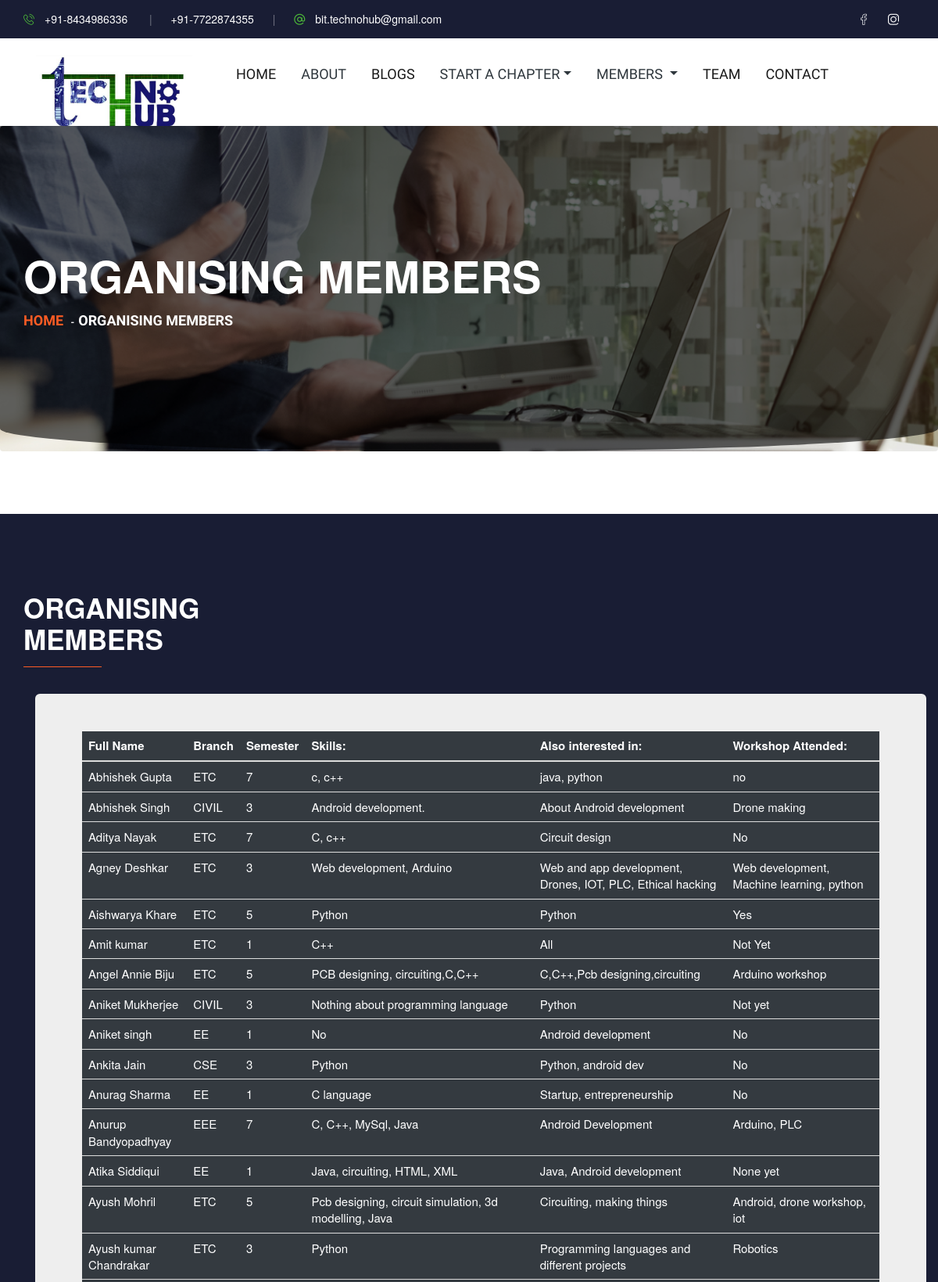
/selected_users_new/ (upper part), run on the app's committed database.
### appTwo/models.py (models this page shows, shortened)
class org_team(models.Model):
    first_name = models.CharField(max_length = 256,verbose_name = 'Full Name')
    contact = models.IntegerField(verbose_name = 'Contact no.:')
    email = models.EmailField(max_length = 264,unique = True,verbose_name = 'Email Id.:')
    semester = models.CharField(max_length=1, choices=MY_CHOICES,verbose_name = 'Semester')
    branch = models.CharField(max_length=5, choices=BRANCH,verbose_name = 'Branch')
    skills = models.CharField(max_length = 10000,verbose_name = 'What you Know?:',help_text = '(e.g. Python,Java,PCB designing,Circuiting,Android Development....etc....)')
    interest = models.CharField(max_length = 10000,verbose_name = 'What are you interested in?:',help_text = '(e.g. Python,Java,PCB designing,Circuiting,Android Development....etc....)')
    workshop = models.CharField(max_length = 10000,verbose_name = 'Attended any workshop?:',help_text = '(e.g.Android development,Drone making,Robotics....etc..)')
    link = models.CharField(max_length = 10000,verbose_name = 'What Projects done till now?:',help_text = '(also give link if uploaded on social sites)')
    paid = models.CharField(max_length=5, choices=CHOICES,verbose_name = 'PAID',default='NO')

### appTwo/views.py (the view)
# urls.py: path('selected_users_new/',views.selected_users_new, name='selected_users_new'),
def selected_users_new(request):
    user_list = org_team.objects.order_by('first_name')
    user_dict = {'org_teams': user_list}
    return render(request,'org_members.html',context=user_dict)

### appTwo/templates/org_members.html (shortened to what this page needs)
<!doctype html>
{% load static %}
<html lang="en">
<head>
      <link rel="stylesheet" href="https://cdnjs.cloudflare.com/ajax/libs/font-awesome/4.7.0/css/font-awesome.min.css">
      <link rel="stylesheet" href="{% static "css/bootstrap.min.css" %}">
      <link rel="stylesheet" href="{% static "css/animate.css" %}">
      <link rel="stylesheet" href="{% static "css/owl.carousel.min.css" %}">
      <link rel="stylesheet" href="{% static "css/themify-icons.css" %}">
      <link rel="stylesheet" href="{% static "css/flaticon.css" %}">
      <link rel="stylesheet" href="{% static "css/magnific-popup.css" %}">
      <link rel="stylesheet" href="{% static "css/slick.css" %}">
      <link rel="stylesheet" href="{% static "css/style.css" %}">
      <link rel="stylesheet" href="https://stackpath.bootstrapcdn.com/bootstrap/3.4.1/css/bootstrap.min.css">
      <link rel="stylesheet" href="https://stackpath.bootstrapcdn.com/bootstrap/3.4.1/css/bootstrap-theme.min.css">
</head>
<body>
    <header class="main_menu">
        <div class="sub_menu">
            <div class="container">
                <div class="row">
                    <div class="col-lg-6 col-sm-8">
                        <div class="sub_menu_right_content">
                            <a href="#"><i class="flaticon-phone-call"></i>+91-8434986336 &nbsp<span>|</span>&nbsp+91-7722874355</a>   <span>|</span>
                            <a href="#"><i class="flaticon-at"></i>bit.technohub@gmail.com</a>
                        </div>
                    </div>
                    <div class="col-lg-6 col-sm-4">
                        <div class="sub_menu_social_icon">
                            <a href="https://www.facebook.com/bit.technohub"><i class="flaticon-facebook"></i></a>
                            <a href="https://www.instagram.com/bit.technohub/"><i class="flaticon-instagram"></i></a>
                        </div>
                    </div>
                </div>
            </div>
        </div>
        <div class="main_menu_iner">
            <div class="container">
                <div class="row align-items-center">
                    <div class="col-lg-12">
                        <nav class="navbar navbar-expand-lg navbar-light">
                            <a class="navbar-brand" href="{% url 'home' %}"> <img  class="reset_img" src="{% static "img/logo1.jpeg" %}"  alt="logo"> </a>
                            <div class="collapse navbar-collapse main-menu-item justify-content-end"
                                id="navbarSupportedContent">
                                <ul class="navbar-nav">
                                    <li class="nav-item active">
                                        <a class="nav-link" href="{% url 'home' %}">Home</a>
                                    </li>
                                    <li class="nav-item">
                                        <a class="nav-link" href="{% url 'about' %}">About</a>
                                    </li>
                                    <li class="nav-item active">
                                        <a class="nav-link" href="{% url 'blogs' %}">Blogs</a>
                                    </li>
                                    <li class="nav-item dropdown">
                                        <a class="nav-link dropdown-toggle" href="program.html" id="navbarDropdown"
                                        role="button" data-toggle="dropdown" aria-haspopup="true" aria-expanded="false">Start a Chapter</a>
                                    </li>
                                    <li class="nav-item dropdown">
                                        <a class="nav-link dropdown-toggle" href="blog.html" id="navbarDropdown"
                                            role="button" data-toggle="dropdown" aria-haspopup="true"
                                            aria-expanded="false">
                                            Members
                                        </a>
                                    </li>
                                    <li class="nav-item active">
                                        <a class="nav-link" href="{% url 'team' %}">Team</a>
                                    </li>
                                    <li class="nav-item active">
                                        <a class="nav-link" href="{% url 'email' %}">Contact</a>
                                    </li>
                                </ul>
                            </div>
                        </nav>
                    </div>
                </div>
            </div>
        </div>
    </header>
    <section class="breadcrumb breadcrumb_bg">
        <div class="container">
            <div class="row">
                <div class="col-lg-12">
                    <div class="breadcrumb_iner">
                        <div class="breadcrumb_iner_item">
                            <h2>ORGANISING MEMBERS</h2>
                            <p> <a href="{% url 'home' %}">Home</a> <span>-</span>ORGANISING members</p>
                        </div>
                    </div>
                </div>
            </div>
        </div>
    </section>
    <br><br><br><br>
    <section class="our_Professional single_page_Professional section_padding">
        <div class="container">
            <div class="row">
                <div class="col-xl-4">
                    <div class="section_tittle">
                        <h2>ORGANISING MEMBERS</h2>
                    </div>
                </div>
            </div>
              <div class="container">
                <div class="jumbotron">
                  <div class="table-responsive">
                    <table class="table table-dark table-hover" style="font-weight: 300; font-size: 15px;">
                      <thead>
                        <tr>
                          <th>Full Name</th>
                          <th>Branch</th>
                          <th>Semester</th>
                          <th>Skills:</th>
                          <th>Also interested in:</th>
                          <th>Workshop Attended:</th>
                        </tr>
                      </thead>
                      {% if org_teams %}
                      <tbody>
                        {% for person in org_teams %}
                        <tr>
                          <td>{{person.first_name}}</td>
                          <td>{{person.branch}}</td>
                          <td>{{person.semester}}</td>
                          <td>{{person.skills}}</td>
                          <td>{{person.interest}}</td>
                          <td>{{person.workshop}}</td>
                        {% endfor %}
                        </tr>
                      </tbody>
                      </table>
                      {% endif %}
                  </div>
                </div>
              </div>
    </section>
</body>
</html>

### data on the page
org_team: first_name "Abhishek Gupta", branch "ETC", semester "7", skills "c, c++", interest "java, python", workshop "no"
org_team: first_name "Abhishek Singh", branch "CIVIL", semester "3", skills "Android development.", interest "About Android development", workshop "Drone making"
org_team: first_name "Aditya Nayak", branch "ETC", semester "7", skills "C, c++", interest "Circuit design", workshop "No"
org_team: first_name "Agney Deshkar", branch "ETC", semester "3", skills "Web development, Arduino", interest "Web and app development, Drones, IOT, PLC, Ethical hacking", workshop "Web development, Machine learning, python"
org_team: first_name "Aishwarya Khare", branch "ETC", semester "5", skills "Python", interest "Python", workshop "Yes"
org_team: first_name "Amit kumar", branch "ETC", semester "1", skills "C++", interest "All", workshop "Not Yet"
org_team: first_name "Angel Annie Biju", branch "ETC", semester "5", skills "PCB designing, circuiting,C,C++", interest "C,C++,Pcb designing,circuiting", workshop "Arduino workshop"
org_team: first_name "Aniket Mukherjee", branch "CIVIL", semester "3", skills "Nothing about programming language", interest "Python", workshop "Not yet"
org_team: first_name "Aniket singh", branch "EE", semester "1", skills "No", interest "Android development", workshop "No"
org_team: first_name "Ankita Jain", branch "CSE", semester "3", skills "Python", interest "Python, android dev", workshop "No"
org_team: first_name "Anurag Sharma", branch "EE", semester "1", skills "C language", interest "Startup, entrepreneurship", workshop "No"
org_team: first_name "Anurup Bandyopadhyay", branch "EEE", semester "7", skills "C, C++, MySql, Java", interest "Android Development", workshop "Arduino, PLC"
org_team: first_name "Atika Siddiqui", branch "EE", semester "1", skills "Java, circuiting, HTML, XML", interest "Java, Android development", workshop "None yet"
org_team: first_name "Ayush Mohril", branch "ETC", semester "5", skills "Pcb designing, circuit simulation, 3d modelling, Java", interest "Circuiting, making things", workshop "Android, drone workshop, iot"
org_team: first_name "Ayush kumar Chandrakar", branch "ETC", semester "3", skills "Python", interest "Programming languages and different projects", workshop "Robotics"
